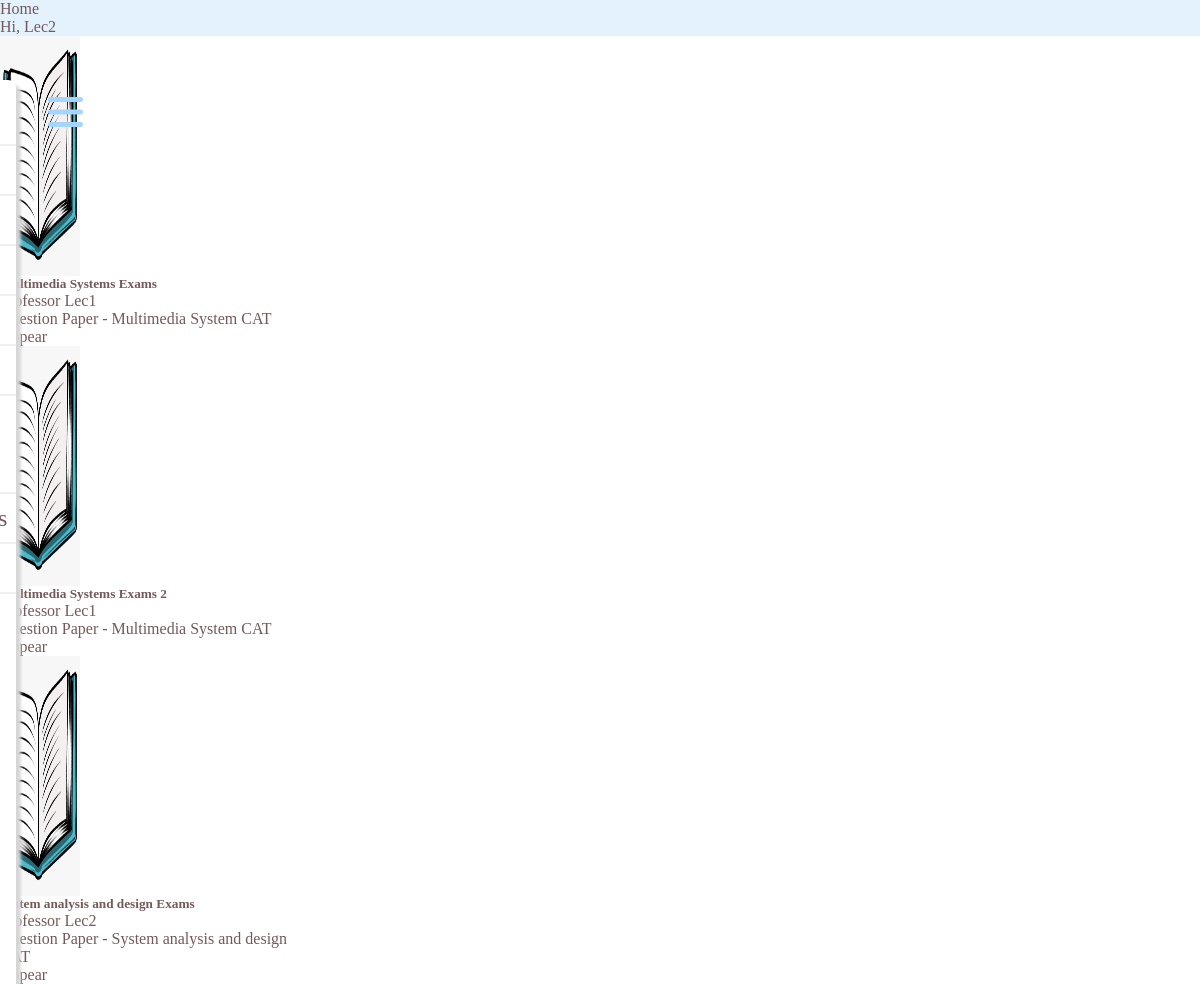
Page /exams/student/viewexams/ (signed in) on the committed database.
### questions/models.py (models this page shows, shortened)
class Exam_Model(models.Model):
    professor = models.ForeignKey(User, limit_choices_to={'groups__name': "Professor"}, on_delete=models.CASCADE)
    name = models.CharField(max_length=50)
    total_marks = models.IntegerField()
    question_paper = models.ForeignKey(Question_Paper, on_delete=models.CASCADE, related_name='exams')
    start_time = models.DateTimeField(default=datetime.now())
    end_time = models.DateTimeField(default=datetime.now())

### questions/questionpaper_models.py (models this page shows, shortened)
class Question_Paper(models.Model):
    professor = models.ForeignKey(User, limit_choices_to={'groups__name': "Professor"}, on_delete=models.CASCADE)
    qPaperTitle = models.CharField(max_length=100)
    questions = models.ManyToManyField(Question_DB)

### questions/views.py (the view)
# urls.py: path('student/viewexams/',views.view_exams_student,name="view_exams_student"),
@login_required(login_url='login')
def view_exams_student(request):
    exams = Exam_Model.objects.all()
    list_of_completed = []
    list_un = []
    for exam in exams:
        if StuExam_DB.objects.filter(examname=exam.name ,student=request.user).exists():
            if StuExam_DB.objects.get(examname=exam.name,student=request.user).completed == 1:
                list_of_completed.append(exam)
        else:
            list_un.append(exam)
    return render(request,'exam/mainexamstudent.html',{
        'exams':list_un,
        'completed':list_of_completed
    })

### templates/exam/mainexamstudent.html (shortened to what this page needs)
{% extends 'base.html' %}
{% load static %}
{% block css_block %}
<link rel="stylesheet" href="https://unpkg.com/bootstrap-material-design@4.1.1/dist/css/bootstrap-material-design.min.css">
{% endblock %}
{% block body %}
    <div class="container">
            <div class="row">
                {% if exams %}
                    {% for exam in exams %}
                        <div class="card col-md-3 mt-3 ml-3 text-center" style="width: 18rem;">
                            <img class="card-img-top" src="{% static 'img/book.png' %}">
                            <div class="card-body">
                                <h5 class="card-title">{{exam.name}}</h5>
                                <p class="card-text text-center">Professor {{exam.professor}}</p>
                            </div>
                            <ul class="list-group list-group-flush">
                                <li class="list-group-item text-center">Question Paper - {{exam.question_paper.qPaperTitle}}</li>
                            </ul>
                            <div class="card-body text-center">
                                <a onclick = window.open("{% url 'appear-exam' exam.id  %}","","width=800,height=800") target="_blank" class="btn btn-outline-danger">Appear</a>
                            </div>
                        </div>
                    {% endfor %}
                {% else %}
            <div class="jumbotron col-md-12 text-center bg-success">
                NO PENDING EXAMS
            </div>
        {% endif %}
            </div>
    </div>
{% endblock %}

### templates/base.html (shortened to what this page needs)
{% load static %}
<html lang="en">
<head>
     {% block css_block %}{% endblock %}
</head>
<body>
    <nav class="navbar navbar-light" style="background-color: #e3f2fd;">
      <a href="{% url 'index' %}" style="color:#745959" >Home</a>
      <button class="navbar-toggler position-absolute d-md-none collapsed" type="button" data-toggle="collapse" data-target="#sidebarMenu" aria-controls="sidebarMenu" aria-expanded="false" aria-label="Toggle navigation">
      </button>
      <ul class="navbar-nav px-3" style="display:flex;flex-direction:row;align-items:center">
        <li class="nav-item text-nowrap">
          <a class="nav-link" href="{% url 'email-student-pref' %}">Hi, {{request.user.username}}</a>
        </li>
      </ul>
    </nav>
    {% include 'partials/_sidebar.html' %}
      {% block body %}
      {% endblock %}
</body>
</html>

### templates/partials/_sidebar.html (shortened to what this page needs)
{% load static %}
<label for="check">
  <i class="fas fa-bars" id="btn"></i>
</label>
<div class="sidebar">
  <header>
  </header>
  <ul>
    <ul>
      <li><a href="{% url 'index' %}">Index</a></li>
    </ul>
    <li>  Exams</li>
    <ul>
      <li><a href="{% url 'view_exams' %}">Exams</a></li>
    </ul>
    <li>  Summary</li>
    <ul>
      <li><a href="{% url 'view_students_attendance' %}">Attendance</a></li>
      <li><a href="{% url 'student-previous' %}">Results and Previous Exams</a></li>
    </ul>
    <li>  Settings and Actions </a></li>
    <ul>
      <li><a href="{% url 'email-student-pref' %}">General Settings</a></li>
	  <form id="my_form" action="{% url 'logout' %}" method="POST">
            <li><a href="javascript:{}" onclick="document.getElementById('my_form').submit();">Logout</a></li>
      </form>
    </ul>
  </ul>
</div>

### templates/base.html (style rules this page uses)
* { color: #745959; }

### templates/partials/_sidebar.html (style rules this page uses)
* { margin: 0; padding: 0; list-style: none; text-decoration: none; }
.sidebar { border-radius: 0.5em; position: fixed; top: 5em; left: -16em; width: 17em; height: 100%; background: white; transition: all .5s ease; z-index: 1; box-shadow: 0.3em 0.3em 0.2em #d6d6d6; }
.sidebar header { font-size: 2em; color: #745959; text-align: center; line-height: 2em; background: none; user-select: none; }
.sidebar li { display: block; width: 100%; line-height: 2em; font-size: 1.5em; color: #745959; padding-left: 1.5em; box-sizing: border-box; border-top: 0.1em solid rgba(116, 89, 89,0.1); }
label #btn, label #cancel { position: absolute; cursor: pointer; border-radius: 0.1em; }
label #btn { left: 1em; top: 2.1em; font-size: 2.5em; color: #a3d5ff; padding: 0.2em; border: #bdaf7b; transition: all 0.5s; }

### templates/exam/mainexamstudent.html (style rules this page uses)
img { height:15em; width:5em; }

### rows in the picture
Exam_Model: name "Multimedia Systems Exams", professor "Lec1", question_paper.qPaperTitle "Multimedia System CAT"
Exam_Model: name "Multimedia Systems Exams 2", professor "Lec1", question_paper.qPaperTitle "Multimedia System CAT"
Exam_Model: name "System analysis and design Exams", professor "Lec2", question_paper.qPaperTitle "System analysis and design…"

### other values in the picture
{{ request.user.username }} "Lec2"
